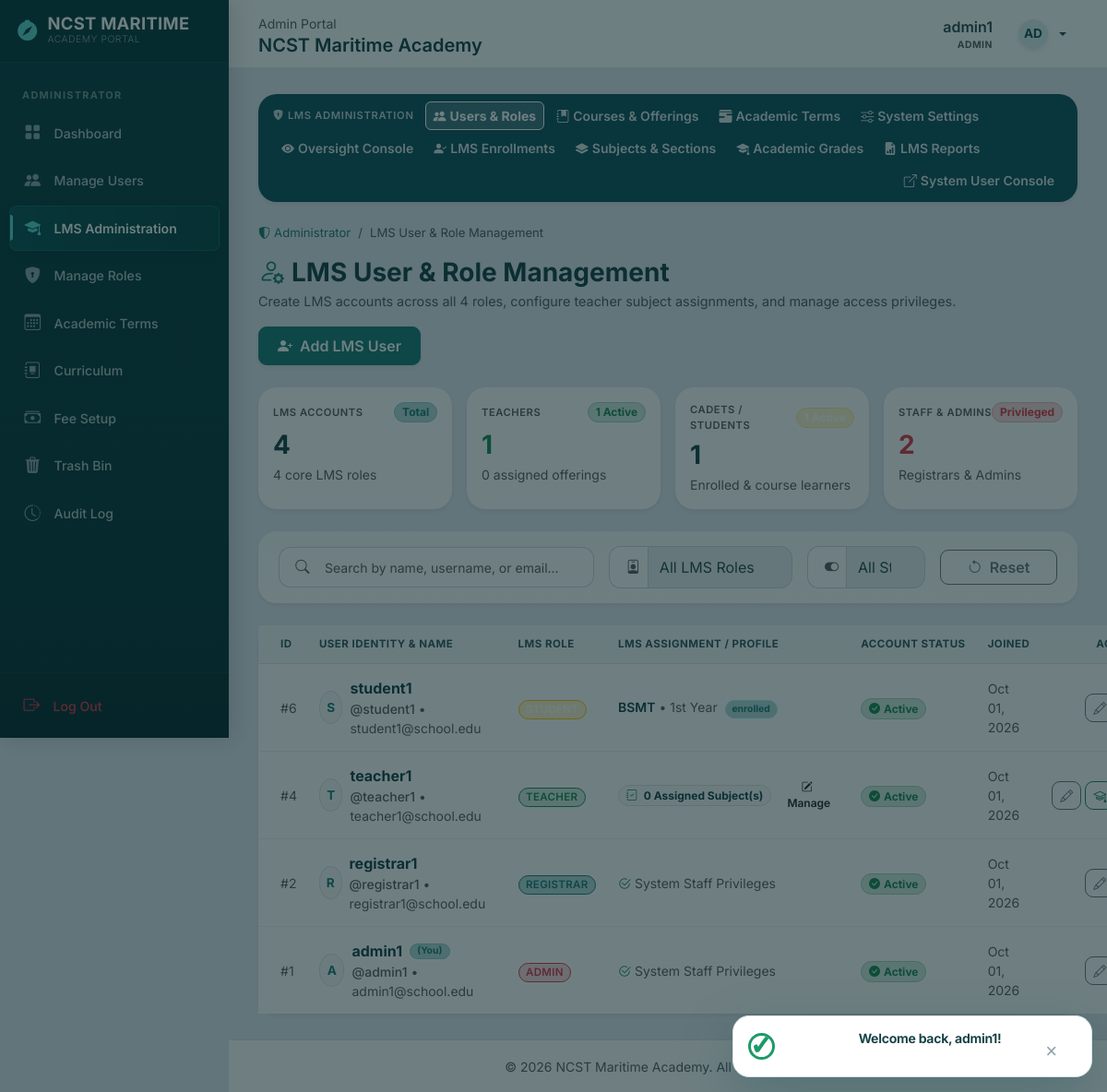
The app's page /admin/lms_users.php (signed in) with its own data.
### tables this page shows
CREATE TABLE IF NOT EXISTS students (
    id INT UNSIGNED AUTO_INCREMENT PRIMARY KEY,
    user_id INT UNSIGNED NOT NULL,
    academic_term_id INT UNSIGNED NULL,
    first_name VARCHAR(50) NOT NULL,
    middle_name VARCHAR(50) NULL,
    last_name VARCHAR(50) NOT NULL,
    suffix VARCHAR(10) NULL,
    birthdate DATE NULL,
    place_of_birth VARCHAR(100) NULL,
    gender ENUM('Male','Female','Other') NULL,
    civil_status ENUM('Single','Married','Widowed','Separated') NULL,
    nationality VARCHAR(50) NULL,
    religion VARCHAR(50) NULL,
    contact_number VARCHAR(20) NULL,
    address_street VARCHAR(100) NULL,
    address_barangay VARCHAR(100) NULL,
    address_city VARCHAR(100) NULL,
    address_province VARCHAR(100) NULL,
    address_zip_code VARCHAR(10) NULL,
    guardian_name VARCHAR(100) NULL,
    guardian_relationship VARCHAR(50) NULL,
    guardian_contact_number VARCHAR(20) NULL,
    guardian_address VARCHAR(255) NULL,
    shs_track_strand VARCHAR(100) NULL,
    shs_name VARCHAR(100) NULL,
    shs_type ENUM('Public','Private') NULL,
    year_graduated INT NULL,
    general_average DECIMAL(5,2) NULL,
    program_applying_for VARCHAR(100) NULL,
    program_code VARCHAR(20) NULL,
    applicant_type ENUM('New Student','Transferee') NULL,
    age TINYINT UNSIGNED NULL,
    year_level ENUM('1st Year','2nd Year','3rd Year','4th Year') NULL,
    ack_submit_without_docs TINYINT(1) NOT NULL DEFAULT 0,
    revision_notes TEXT NULL,
    application_status ENUM('draft','pending','under_review','approved','eligible_to_enroll','rejected','needs_revision') NOT NULL DEFAULT 'draft',
    admission_status ENUM('draft','pending','under_review','approved','needs_revision','rejected','admitted') NOT NULL DEFAULT 'draft',
    enrollment_status ENUM('draft','pending','needs_revision','approved','section_chosen','walk_in_ready','paid','enrolled','rejected') NOT NULL DEFAULT 'draft',
    payment_status ENUM('unpaid','partially_paid','fully_paid') NOT NULL DEFAULT 'unpaid',
    outstanding_balance DECIMAL(10,2) NOT NULL DEFAULT 0.00,
    walk_in_validated_at TIMESTAMP NULL,
    walk_in_validated_by INT UNSIGNED NULL,
    walk_in_notes TEXT NULL,
    created_at TIMESTAMP NOT NULL DEFAULT CURRENT_TIMESTAMP,
    updated_at TIMESTAMP NOT NULL DEFAULT CURRENT_TIMESTAMP ON UPDATE CURRENT_TIMESTAMP,
    UNIQUE KEY uq_students_user_id (user_id),
    KEY idx_students_term (academic_term_id),
    KEY idx_students_application_status (application_status),
    KEY idx_students_admission_status (admission_status),
    KEY idx_students_status (enrollment_status),
    KEY idx_students_name (last_name, first_name),
    KEY idx_students_program_code (program_code),
    CONSTRAINT fk_students_user
        FOREIGN KEY (user_id) REFERENCES users(id)
        ON DELETE CASCADE ON UPDATE CASCADE,
    CONSTRAINT fk_students_academic_term
        FOREIGN KEY (academic_term_id) REFERENCES academic_terms(id)
        ON DELETE RESTRICT ON UPDATE CASCADE,
    CONSTRAINT fk_students_walk_in_validator
        FOREIGN KEY (walk_in_validated_by) REFERENCES users(id)
        ON DELETE SET NULL ON UPDATE CASCADE,
    CONSTRAINT fk_students_program_code
        FOREIGN KEY (program_code) REFERENCES programs(program_code)
        ON DELETE SET NULL ON UPDATE CASCADE
);

CREATE TABLE IF NOT EXISTS users (
    id INT UNSIGNED AUTO_INCREMENT PRIMARY KEY,
    username VARCHAR(50) NOT NULL,
    password_hash VARCHAR(255) NOT NULL,
    role ENUM('enrollee','student','admin','registrar','cashier','teacher') NOT NULL,
    email VARCHAR(100) NOT NULL,
    first_name VARCHAR(50) NULL,
    last_name VARCHAR(50) NULL,
    profile_picture VARCHAR(255) NULL,
    is_active TINYINT(1) NOT NULL DEFAULT 1,
    created_at TIMESTAMP NOT NULL DEFAULT CURRENT_TIMESTAMP,
    updated_at TIMESTAMP NOT NULL DEFAULT CURRENT_TIMESTAMP ON UPDATE CURRENT_TIMESTAMP,
    UNIQUE KEY uq_users_username (username),
    UNIQUE KEY uq_users_email (email),
    KEY idx_users_role_active (role, is_active)
);

### admin/lms_users.php (the view, shortened to what the rows shown need)
<?php
require_once __DIR__ . '/../config/database.php';
require_once __DIR__ . '/../includes/auth_check.php';
require_once __DIR__ . '/../includes/lms_access.php';
$adminSession = requireLmsAdminAccess();
$adminUserId  = (int)$adminSession['user_id'];
try {
    $stmt = $pdo->prepare("
        SELECT u.id, u.username, u.email, u.role, u.first_name, u.last_name, u.is_active, u.created_at,
               s.id AS student_record_id, s.program_code, s.year_level, s.enrollment_status,
               (SELECT COUNT(*) FROM section_subjects ss WHERE ss.instructor_id = u.id) AS assigned_subjects_count
        FROM users u
        LEFT JOIN students s ON s.user_id = u.id
        WHERE u.role IN ('student', 'teacher', 'registrar', 'admin')
        ORDER BY u.id DESC
    ");
    $stmt->execute();
    $users = $stmt->fetchAll(PDO::FETCH_ASSOC);
} catch (Throwable $e) {
    error_log("Failed to fetch LMS users: " . $e->getMessage());
    $users = [];
}
require_once __DIR__ . '/../includes/header.php';
?>
<div class="d-flex justify-content-between align-items-start flex-wrap gap-3 mb-4">
    <div>
        <h1 class="h3 fw-bold text-navy-alt mb-1">
            <i class="bi bi-person-gear me-2 text-brand-primary"></i>LMS User & Role Management
        </h1>
    </div>
</div>
<div class="card card-premium shadow-sm border-0">
    <div class="card-body card-body-premium p-0">
        <div class="table-responsive">
            <table class="table table-hover table-maritime align-middle m-0" id="lmsUsersTable">
                <thead class="table-light">
                    <tr>
                        <th class="ps-4" style="width: 80px;">ID</th>
                        <th>User Identity & Name</th>
                        <th style="width: 140px;">LMS Role</th>
                        <th>LMS Assignment / Profile</th>
                        <th style="width: 130px;">Account Status</th>
                        <th style="width: 130px;">Joined</th>
                        <th class="pe-4 text-end" style="width: 180px;">Actions</th>
                    </tr>
                </thead>
                <tbody>
                    <?php if (empty($users)): ?>
                        <tr>
                            <td colspan="7" class="text-center py-5 text-muted">
                                <i class="bi bi-people display-6 d-block mb-2 text-muted opacity-50"></i>
                                No LMS user accounts found.
                            </td>
                        </tr>
                    <?php else: ?>
                        <?php foreach ($users as $u):
                            $userId      = (int)$u['id'];
                            $role        = $u['role'];
                            $isActive    = (int)$u['is_active'] === 1;
                            $isSelf      = ($userId === $adminUserId);
                            $displayName = trim(($u['first_name'] ?? '') . ' ' . ($u['last_name'] ?? ''));
                            if (empty($displayName)) {
                                $displayName = $u['username'];
                            }
                            $roleBadgeClasses = [
                                'admin'     => 'bg-danger-subtle text-danger border-danger',
                                'registrar' => 'bg-brand-primary-subtle text-brand-primary border-brand-primary',
                                'teacher'   => 'bg-success-subtle text-success border-success',
                                'student'   => 'bg-warning-subtle text-warning-dark border-warning',
                            ];
                            $badgeClass = $roleBadgeClasses[$role] ?? 'bg-light text-dark';
                        ?>
                            <tr class="lms-user-row"
                                data-id="<?php echo $userId; ?>"
                                data-username="<?php echo htmlspecialchars(strtolower($u['username'])); ?>"
                                data-name="<?php echo htmlspecialchars(strtolower($displayName)); ?>"
                                data-email="<?php echo htmlspecialchars(strtolower($u['email'])); ?>"
                                data-role="<?php echo htmlspecialchars($role); ?>"
                                data-status="<?php echo $isActive ? 'active' : 'deactivated'; ?>">
                                <td class="ps-4 text-muted small">#<?php echo $userId; ?></td>
                                <td>
                                    <div class="d-flex align-items-center gap-2.5">
                                        <div class="avatar-circle rounded-circle bg-light border text-brand-primary d-flex align-items-center justify-content-center fw-bold" style="width:36px;height:36px;font-size:0.85rem;">
                                            <?php echo strtoupper(substr($displayName, 0, 1)); ?>
                                        </div>
                                        <div>
                                            <div class="fw-bold text-navy-alt d-flex align-items-center gap-1.5">
                                                <?php echo htmlspecialchars($displayName); ?>
                                                <?php if ($isSelf): ?>
                                                    <span class="badge bg-primary-subtle text-primary border border-primary-subtle rounded-pill" style="font-size: 0.65rem; padding: 0.15rem 0.45rem;">(You)</span>
                                                <?php endif; ?>
                                            </div>
                                            <div class="text-muted small">
                                                <span class="text-darker fw-medium">@<?php echo htmlspecialchars($u['username']); ?></span> &bull; <?php echo htmlspecialchars($u['email']); ?>
                                            </div>
                                        </div>
                                    </div>
                                </td>
                                <td>
                                    <span class="badge border <?php echo $badgeClass; ?> px-2.5 py-1 text-uppercase fw-semibold" style="font-size: 0.72rem; letter-spacing: 0.3px;">
                                        <?php echo htmlspecialchars($role); ?>
                                    </span>
                                </td>
                                <td>
                                    <?php if ($role === 'teacher'): ?>
                                        <div class="d-flex align-items-center gap-2">
                                            <span class="badge bg-light text-navy-alt border px-2 py-1">
                                                <i class="bi bi-journal-check me-1 text-success"></i>
                                                <?php echo (int)$u['assigned_subjects_count']; ?> Assigned Subject(s)
                                            </span>
                                            <button type="button" class="btn btn-sm btn-outline-brand-primary py-0 px-2" style="font-size:0.75rem;"
                                                    onclick="openTeacherAssignmentModal(<?php echo $userId; ?>, '<?php echo htmlspecialchars(addslashes($displayName)); ?>')">
                                                <i class="bi bi-pencil-square me-1"></i>Manage
                                            </button>
                                        </div>
                                    <?php elseif ($role === 'student'): ?>
                                        <div class="small">
                                            <span class="fw-semibold text-navy-alt"><?php echo htmlspecialchars($u['program_code'] ?: 'BSMT'); ?></span>
                                            <span class="text-muted">&bull; <?php echo htmlspecialchars($u['year_level'] ?: '1st Year'); ?></span>
                                            <span class="badge bg-info-subtle text-info border border-info-subtle ms-1" style="font-size:0.65rem;"><?php echo htmlspecialchars($u['enrollment_status'] ?: 'enrolled'); ?></span>
                                        </div>
                                    <?php else: ?>
                                        <span class="text-muted small"><i class="bi bi-check2-circle text-success me-1"></i>System Staff Privileges</span>
                                    <?php endif; ?>
                                </td>
                                <td>
                                    <?php if ($isActive): ?>
                                        <span class="badge bg-success-subtle text-success border border-success-subtle px-2.5 py-1 rounded-pill">
                                            <i class="bi bi-check-circle-fill me-1"></i>Active
                                        </span>
                                    <?php else: ?>
                                        <span class="badge bg-danger-subtle text-danger border border-danger-subtle px-2.5 py-1 rounded-pill">
                                            <i class="bi bi-slash-circle-fill me-1"></i>Deactivated
                                        </span>
                                    <?php endif; ?>
                                </td>
                                <td class="text-muted small">
                                    <?php echo date('M d, Y', strtotime($u['created_at'])); ?>
                                </td>
                                <td class="pe-4 text-end">
                                    <div class="d-inline-flex gap-1">
                                        <button type="button" class="btn btn-sm btn-outline-secondary" title="Edit LMS User"
                                                onclick="openEditUserModal(<?php echo htmlspecialchars(json_encode([
                                                    'id'         => $userId,
                                                    'username'   => $u['username'],
                                                    'email'      => $u['email'],
                                                    'first_name' => $u['first_name'],
                                                    'last_name'  => $u['last_name'],
                                                    'role'       => $role
                                                ])); ?>)">
                                            <i class="bi bi-pencil"></i>
                                        </button>
                                        <?php if ($role === 'teacher'): ?>
                                            <button type="button" class="btn btn-sm btn-outline-success" title="Assign / Reassign Subjects"
                                                    onclick="openTeacherAssignmentModal(<?php echo $userId; ?>, '<?php echo htmlspecialchars(addslashes($displayName)); ?>')">
                                                <i class="bi bi-mortarboard"></i>
                                            </button>
                                        <?php endif; ?>
                                    </div>
                                </td>
                            </tr>
                        <?php endforeach; ?>
                    <?php endif; ?>
                </tbody>
            </table>
        </div>
    </div>
</div>
<?php
require_once __DIR__ . '/../includes/footer.php';
?>

### records on screen
students: user "6", user.username "S", user.username "student1", user.email "student1@school.edu", program_code "BSMT", year_level "1st Year", enrollment_status "enrolled", user.created_at "Oct 01, 2026"
users: id "4", username "T", username "teacher1", email "teacher1@school.edu", role "TEACHER", assigned_subjects_count "0", is_active 1 (drawn), created_at "Oct 01, 2026"
users: id "2", username "R", username "registrar1", email "registrar1@school.edu", role "REGISTRAR", shows "System Staff Privileges", is_active 1 (drawn), created_at "Oct 01, 2026"
users: id "1", username "A", username "admin1", shows "(You)", email "admin1@school.edu", role "ADMIN", shows "System Staff Privileges", is_active 1 (drawn), created_at "Oct 01, 2026"

### other values on screen
$_SESSION['role'] "Admin"
$_SESSION['username'] "admin1"
$_SESSION['role'] "ADMIN"
$initials "AD"
$stats['total'] "4"
$stats['teachers_active'] "1"
$stats['teachers_total'] "1"
$stats['total_assignments'] "0"
$stats['students_total'] "1"
$stats['staff_total'] "2"
